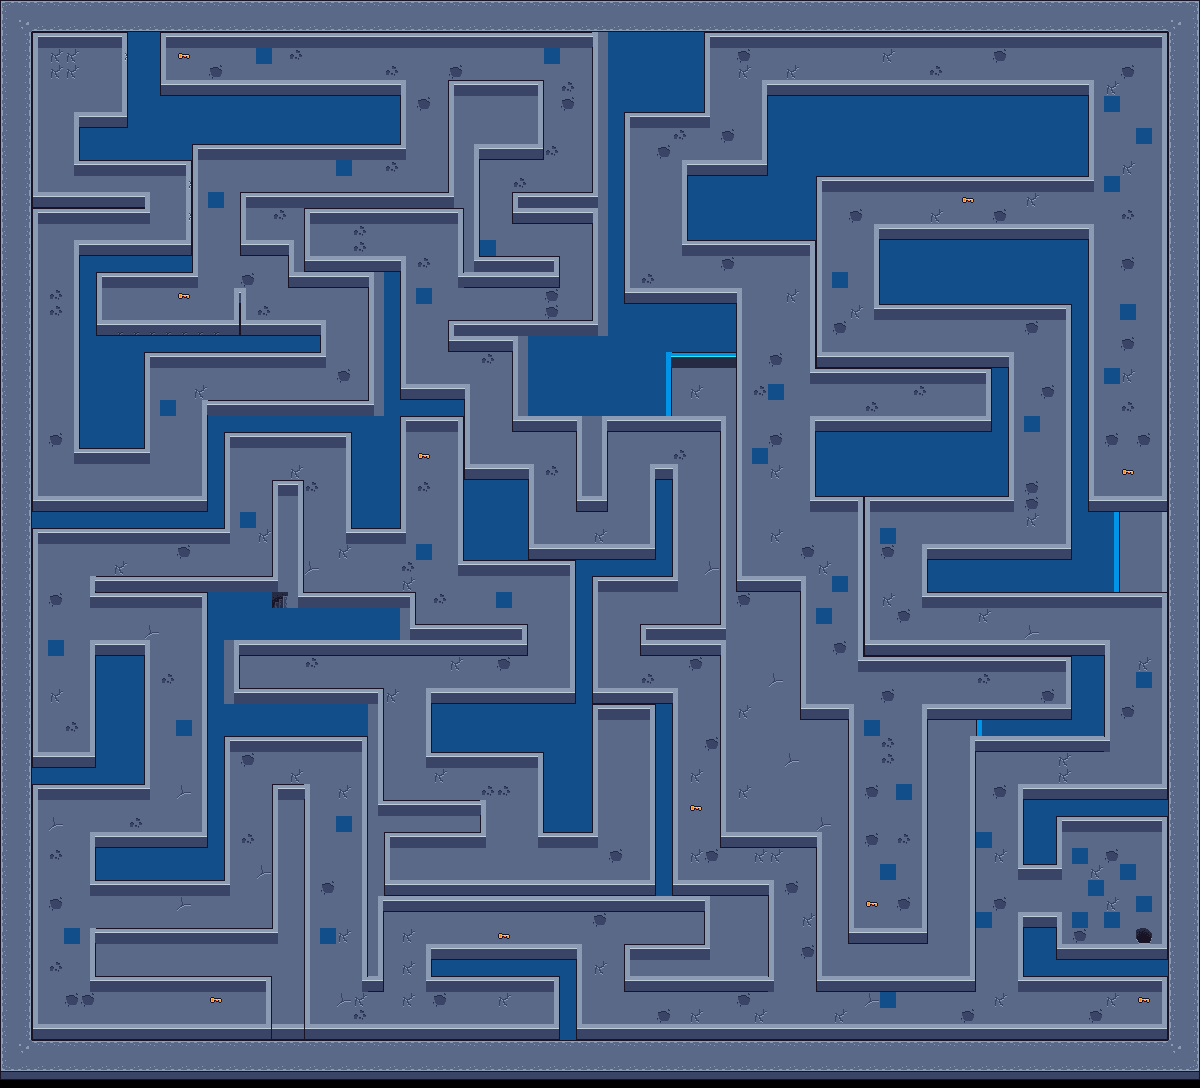

Rendered tile map (Tiled .tmx) drawn with the repository's tilesets; below, a short description and the map source with its tile grids summarised:
An orthogonal 75x68 tile map with 16x16 px tiles, 5 tile layers (floor and border, walls, trivia points, traps, ...).

<map version="1.10" tiledversion="1.12.2" orientation="orthogonal" renderorder="right-down" width="75" height="68" tilewidth="16" tileheight="16" infinite="0" nextlayerid="7" nextobjectid="1">
 <editorsettings>
  <export target="map.json" format="json" />
 </editorsettings>
 <tileset firstgid="1" source="tileset_full.tsx" />
 <layer id="1" name="floor and border" width="75" height="68" locked="1">
  <data>[5100 cells, 5100 non-empty, 35 distinct tile ids]</data>
 </layer>
 <layer id="3" name="walls" width="75" height="68" locked="1">
  <data>[5100 cells, 1668 non-empty, 16 distinct tile ids]</data>
 </layer>
 <layer id="4" name="trivia points" width="75" height="68" locked="1">
  <data>[5100 cells, 10 non-empty, 1 distinct tile ids]</data>
 </layer>
 <layer id="5" name="traps" width="75" height="68" locked="1">
  <data>[5100 cells, 40 non-empty, 1 distinct tile ids]</data>
 </layer>
 <layer id="6" name="end" width="75" height="68" locked="1">
  <data>[5100 cells, 1 non-empty, 1 distinct tile ids]</data>
 </layer>
</map>
